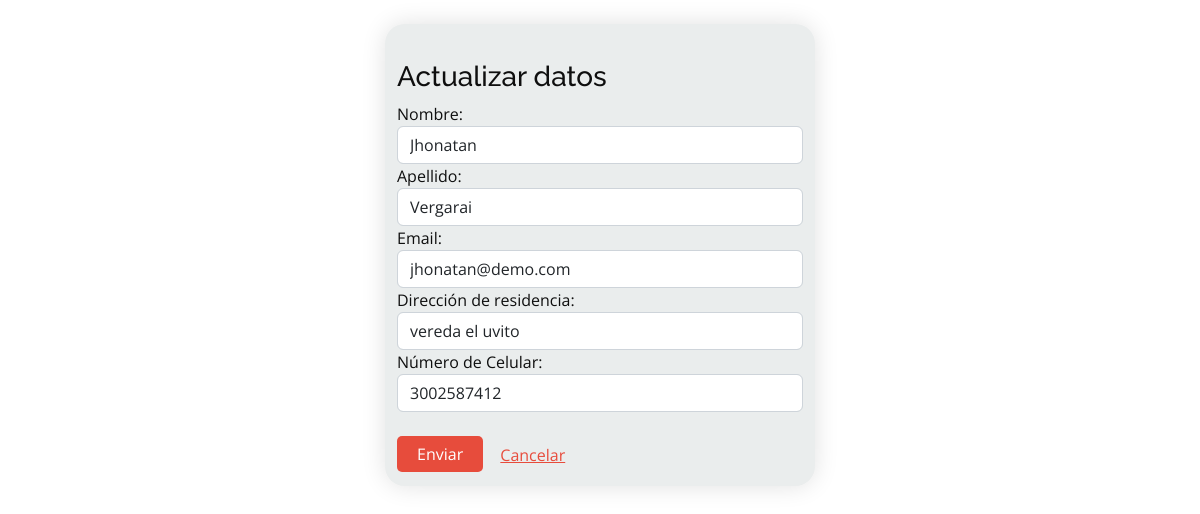
The app's page /actualizarU/4 (signed in) with its own data.
### servigou/models.py (models this page shows, shortened)
class User(AbstractUser):
    documento = models.IntegerField(unique=True, null=True, blank=False)
    celular = models.IntegerField(null=True, blank=False)
    direccion = models.CharField(max_length=20, null=True, blank=False)

### servigou/views.py (the view, shortened to what this page needs)
# urls.py: path('actualizarU/<int:id>', views.actualizarU, name='actualizarU'),
@login_required(login_url="login")
def actualizarU(request, id):
    usuario = User.objects.get(id=id)
    form = UserForm2(instance=usuario)
    context = {"form": form}
    return render(request, "Usuario/actualizarU.html", context)

### templates/Usuario/actualizarU.html (shortened to what this page needs)
{% extends 'layout/baseform.html' %}
{% load static %}
{% block contenido %}
<div class="container_reg" style="width: 430px">
  <form method="POST" action="">
    <br/>
    <h3>Actualizar datos</h3>
    {% csrf_token %} {{form.as_table}}
    <br />
    <button  type="submit" class="boton">
      Enviar
    </button>
    <a id="boton1" href="{% url 'home' %}" class="btn btn-link" >Cancelar </a><br />
  </form>
</div>
{% endblock %}

### static/css/styleBase.css (style rules this page uses)
* { padding: 0%; margin:0%; border: 0%; box-sizing: border-box; }
.container_reg { padding:1%; background-color: #e1e8e8; margin: 2%; box-shadow: 0 0 24px 0 rgb(0 0 0 / 12%); border-radius: 20px; }
.boton { background: #E74C3C; border: 0; padding: 6px 20px; color: #fff; transition: 0.4s; border-radius: 5px; }
#boton1 { color: #E74C3C; }

### static/assets/css/style.css (style rules this page uses)
.container_reg { background-color: #EAEDED; }
a { color: #E74C3C; text-decoration: none; }
h1, h2, h3, h4, h5, h6 { font-family: "Raleway", sans-serif; }

### records on screen
User: first_name "Jhonatan", last_name "Vergarai", email "jhonatan@demo.com", direccion "vereda el uvito", celular "3002587412"
